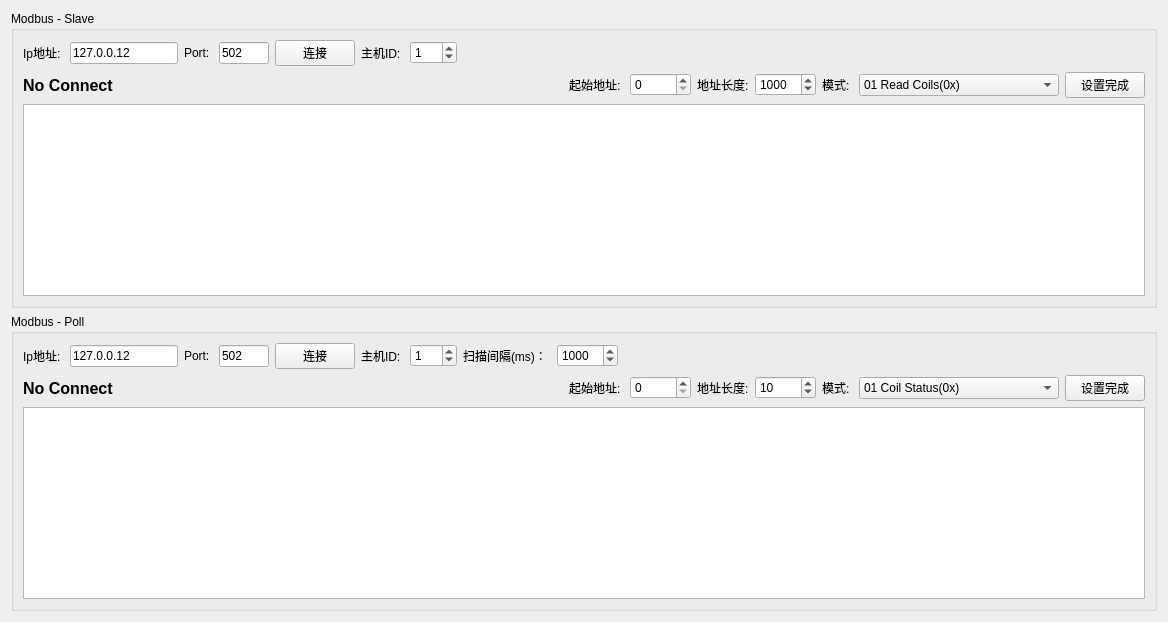
     <widget class="QWidget" name="tab_4">
      <attribute name="title">
       <string>Modbus TCP</string>
      </attribute>
      <layout class="QGridLayout" name="gridLayout_8">
       <item row="0" column="0">
        <widget class="QGroupBox" name="groupBox_5">
         <property name="title">
          <string>Modbus - Slave</string>
         </property>
         <layout class="QVBoxLayout" name="verticalLayout_9">
          <item>
           <widget class="QWidget" name="widget_16" native="true">
            <property name="sizePolicy">
             <sizepolicy hsizetype="Preferred" vsizetype="Maximum">
              <horstretch>0</horstretch>
              <verstretch>0</verstretch>
             </sizepolicy>
            </property>
            <layout class="QHBoxLayout" name="horizontalLayout_15">
             <property name="leftMargin">
              <number>0</number>
             </property>
             <property name="topMargin">
              <number>0</number>
             </property>
             <property name="rightMargin">
              <number>0</number>
             </property>
             <property name="bottomMargin">
              <number>0</number>
             </property>
             <item>
              <widget class="QLabel" name="label_27">
               <property name="text">
                <string>Ip地址: </string>
               </property>
              </widget>
             </item>
             <item>
              <widget class="QLineEdit" name="lineEdit_mstcp_ip">
               <property name="sizePolicy">
                <sizepolicy hsizetype="Maximum" vsizetype="Fixed">
                 <horstretch>0</horstretch>
                 <verstretch>0</verstretch>
                </sizepolicy>
               </property>
               <property name="inputMask">
                <string/>
               </property>
               <property name="text">
                <string>127.0.0.12</string>
               </property>
               <property name="maxLength">
                <number>32767</number>
               </property>
              </widget>
             </item>
             <item>
              <widget class="QLabel" name="label_28">
               <property name="text">
                <string>Port: </string>
               </property>
              </widget>
             </item>
             <item>
              <widget class="QLineEdit" name="lineEdit_mstcp_port">
               <property name="maximumSize">
                <size>
                 <width>50</width>
                 <height>16777215</height>
                </size>
               </property>
               <property name="inputMask">
                <string/>
               </property>
               <property name="text">
                <string>502</string>
               </property>
              </widget>
             </item>
             <item>
              <widget class="QPushButton" name="pushButton_mstcp_ok">
               <property name="text">
                <string>连接</string>
               </property>
              </widget>
             </item>
             <item>
              <widget class="QLabel" name="label_34">
               <property name="text">
                <string>主机ID: </string>
               </property>
              </widget>
             </item>
             <item>
              <widget class="QSpinBox" name="spinBox_mstcp_id">
               <property name="minimum">
                <number>0</number>
               </property>
               <property name="maximum">
                <number>255</number>
               </property>
               <property name="value">
                <number>1</number>
               </property>
              </widget>
             </item>
             <item>
              <spacer name="horizontalSpacer_5">
               <property name="orientation">
                <enum>Qt::Horizontal</enum>
               </property>
               <property name="sizeHint" stdset="0">
                <size>
                 <width>40</width>
                 <height>20</height>
                </size>
               </property>
              </spacer>
             </item>
            </layout>
           </widget>
          </item>
          <item>
           <widget class="QWidget" name="widget_18" native="true">
            <layout class="QHBoxLayout" name="horizontalLayout_7">
             <property name="leftMargin">
              <number>0</number>
             </property>
             <property name="topMargin">
              <number>0</number>
             </property>
             <property name="rightMargin">
              <number>0</number>
             </property>
             <property name="bottomMargin">
              <number>0</number>
             </property>
             <item>
              <widget class="QLabel" name="label_mstcp_msg">
               <property name="minimumSize">
                <size>
                 <width>500</width>
                 <height>20</height>
                </size>
               </property>
               <property name="font">
                <font>
                 <family>Arial</family>
                 <pointsize>12</pointsize>
                 <weight>75</weight>
                 <bold>true</bold>
                </font>
               </property>
               <property name="text">
                <string>No Connect</string>
               </property>
              </widget>
             </item>
             <item>
              <spacer name="horizontalSpacer_7">
               <property name="orientation">
                <enum>Qt::Horizontal</enum>
               </property>
               <property name="sizeHint" stdset="0">
                <size>
                 <width>40</width>
                 <height>20</height>
                </size>
               </property>
              </spacer>
             </item>
             <item>
              <widget class="QLabel" name="label_7">
               <property name="text">
                <string>起始地址: </string>
               </property>
              </widget>
             </item>
             <item>
              <widget class="QSpinBox" name="spinBox_mstcp_start">
               <property name="minimum">
                <number>0</number>
               </property>
               <property name="maximum">
                <number>20000</number>
               </property>
               <property name="singleStep">
                <number>1</number>
               </property>
               <property name="value">
                <number>0</number>
               </property>
              </widget>
             </item>
             <item>
              <widget class="QLabel" name="label_32">
               <property name="text">
                <string>地址长度:</string>
               </property>
              </widget>
             </item>
             <item>
              <widget class="QSpinBox" name="spinBox_mstcp_len">
               <property name="minimum">
                <number>0</number>
               </property>
               <property name="maximum">
                <number>20000</number>
               </property>
               <property name="singleStep">
                <number>1</number>
               </property>
               <property name="value">
                <number>1000</number>
               </property>
              </widget>
             </item>
             <item>
              <widget class="QLabel" name="label_16">
               <property name="text">
                <string>模式: </string>
               </property>
              </widget>
             </item>
             <item>
              <widget class="QComboBox" name="comboBox_mstcp">
               <property name="minimumSize">
                <size>
                 <width>200</width>
                 <height>0</height>
                </size>
               </property>
               <property name="currentIndex">
                <number>0</number>
               </property>
               <item>
                <property name="text">
                 <string>01 Read Coils(0x)</string>
                </property>
               </item>
               <item>
                <property name="text">
                 <string>02 Read Discrete Inputs(1x)</string>
                </property>
               </item>
               <item>
                <property name="text">
                 <string>03 Read Holding Registers(4x)</string>
                </property>
               </item>
               <item>
                <property name="text">
                 <string>04 Read Input Registers(3x)</string>
                </property>
               </item>
              </widget>
             </item>
             <item>
              <widget class="QPushButton" name="pushButton_mstcp_set">
               <property name="text">
                <string>设置完成</string>
               </property>
              </widget>
             </item>
            </layout>
           </widget>
          </item>
          <item>
           <widget class="QTableWidget" name="tableWidget_mstcp">
            <property name="editTriggers">
             <set>QAbstractItemView::DoubleClicked</set>
            </property>
            <property name="selectionMode">
             <enum>QAbstractItemView::SingleSelection</enum>
            </property>
            <property name="columnCount">
             <number>0</number>
            </property>
            <attribute name="horizontalHeaderDefaultSectionSize">
             <number>94</number>
            </attribute>
            <attribute name="verticalHeaderMinimumSectionSize">
             <number>10</number>
            </attribute>
           </widget>
          </item>
         </layout>
        </widget>
       </item>
       <item row="1" column="0">
        <widget class="QGroupBox" name="groupBox_6">
         <property name="title">
          <string>Modbus - Poll</string>
         </property>
         <layout class="QVBoxLayout" name="verticalLayout_10">
          <item>
           <widget class="QWidget" name="widget_17" native="true">
            <property name="sizePolicy">
             <sizepolicy hsizetype="Preferred" vsizetype="Maximum">
              <horstretch>0</horstretch>
              <verstretch>0</verstretch>
             </sizepolicy>
            </property>
            <layout class="QHBoxLayout" name="horizontalLayout_16">
             <property name="leftMargin">
              <number>0</number>
             </property>
             <property name="topMargin">
              <number>0</number>
             </property>
             <property name="rightMargin">
              <number>0</number>
             </property>
             <property name="bottomMargin">
              <number>0</number>
             </property>
             <item>
              <widget class="QLabel" name="label_29">
               <property name="text">
                <string>Ip地址: </string>
               </property>
              </widget>
             </item>
             <item>
              <widget class="QLineEdit" name="lineEdit_mptcp_ip">
               <property name="sizePolicy">
                <sizepolicy hsizetype="Maximum" vsizetype="Fixed">
                 <horstretch>0</horstretch>
                 <verstretch>0</verstretch>
                </sizepolicy>
               </property>
               <property name="inputMask">
                <string/>
               </property>
               <property name="text">
                <string>127.0.0.12</string>
               </property>
               <property name="maxLength">
                <number>32767</number>
               </property>
              </widget>
             </item>
             <item>
              <widget class="QLabel" name="label_30">
               <property name="text">
                <string>Port: </string>
               </property>
              </widget>
             </item>
             <item>
              <widget class="QLineEdit" name="lineEdit_mptcp_port">
               <property name="maximumSize">
                <size>
                 <width>50</width>
                 <height>16777215</height>
                </size>
               </property>
               <property name="inputMask">
                <string/>
               </property>
               <property name="text">
                <string>502</string>
               </property>
              </widget>
             </item>
             <item>
              <widget class="QPushButton" name="pushButton_mptcp_ok">
               <property name="text">
                <string>连接</string>
               </property>
              </widget>
             </item>
             <item>
              <widget class="QLabel" name="label_35">
               <property name="text">
                <string>主机ID: </string>
               </property>
              </widget>
             </item>
             <item>
              <widget class="QSpinBox" name="spinBox_mptcp_id">
               <property name="minimum">
                <number>0</number>
               </property>
               <property name="maximum">
                <number>255</number>
               </property>
               <property name="value">
                <number>1</number>
               </property>
              </widget>
             </item>
             <item>
              <widget class="QLabel" name="label_31">
               <property name="text">
                <string>扫描间隔(ms)： </string>
               </property>
              </widget>
             </item>
             <item>
              <widget class="QSpinBox" name="spinBox_mptcp">
               <property name="suffix">
                <string/>
               </property>
               <property name="prefix">
                <string/>
               </property>
               <property name="minimum">
                <number>100</number>
               </property>
               <property name="maximum">
                <number>65535</number>
               </property>
               <property name="value">
                <number>1000</number>
               </property>
              </widget>
             </item>
             <item>
              <spacer name="horizontalSpacer_6">
               <property name="orientation">
                <enum>Qt::Horizontal</enum>
               </property>
               <property name="sizeHint" stdset="0">
                <size>
                 <width>40</width>
                 <height>20</height>
                </size>
               </property>
              </spacer>
             </item>
            </layout>
           </widget>
          </item>
          <item>
           <widget class="QWidget" name="widget_19" native="true">
            <layout class="QHBoxLayout" name="horizontalLayout_8">
             <property name="leftMargin">
              <number>0</number>
             </property>
             <property name="topMargin">
              <number>0</number>
             </property>
             <property name="rightMargin">
              <number>0</number>
             </property>
             <property name="bottomMargin">
              <number>0</number>
             </property>
             <item>
              <widget class="QLabel" name="label_mptcp_msg">
               <property name="minimumSize">
                <size>
                 <width>500</width>
                 <height>20</height>
                </size>
               </property>
               <property name="font">
                <font>
                 <family>Arial</family>
                 <pointsize>12</pointsize>
                 <weight>75</weight>
                 <bold>true</bold>
                </font>
               </property>
               <property name="text">
                <string>No Connect</string>
               </property>
              </widget>
             </item>
             <item>
              <spacer name="horizontalSpacer_8">
               <property name="orientation">
                <enum>Qt::Horizontal</enum>
               </property>
               <property name="sizeHint" stdset="0">
                <size>
                 <width>40</width>
                 <height>20</height>
                </size>
               </property>
              </spacer>
             </item>
             <item>
              <widget class="QLabel" name="label_8">
               <property name="text">
                <string>起始地址: </string>
               </property>
              </widget>
             </item>
             <item>
              <widget class="QSpinBox" name="spinBox_mptcp_start">
               <property name="enabled">
                <bool>true</bool>
               </property>
               <property name="minimum">
                <number>0</number>
               </property>
               <property name="maximum">
                <number>65535</number>
               </property>
               <property name="value">
                <number>0</number>
               </property>
              </widget>
             </item>
             <item>
              <widget class="QLabel" name="label_33">
               <property name="text">
                <string>地址长度:</string>
               </property>
              </widget>
             </item>
             <item>
              <widget class="QSpinBox" name="spinBox_mptcp_len">
               <property name="minimum">
                <number>1</number>
               </property>
               <property name="maximum">
                <number>20000</number>
               </property>
               <property name="singleStep">
                <number>1</number>
               </property>
               <property name="value">
                <number>10</number>
               </property>
              </widget>
             </item>
             <item>
              <widget class="QLabel" name="label_12">
               <property name="text">
                <string>模式: </string>
               </property>
              </widget>
             </item>
             <item>
              <widget class="QComboBox" name="comboBox_mptcp">
               <property name="minimumSize">
                <size>
                 <width>200</width>
                 <height>0</height>
                </size>
               </property>
               <item>
                <property name="text">
                 <string>01 Coil Status(0x)</string>
                </property>
               </item>
               <item>
                <property name="text">
                 <string>02 Inputs Status(1x)</string>
                </property>
               </item>
               <item>
                <property name="text">
                 <string>03 Holding Register(4x)</string>
                </property>
               </item>
               <item>
                <property name="text">
                 <string>04 Input Registers(3x)</string>
                </property>
               </item>
              </widget>
             </item>
             <item>
              <widget class="QPushButton" name="pushButton_mptcp_set">
               <property name="text">
                <string>设置完成</string>
               </property>
              </widget>
             </item>
            </layout>
           </widget>
          </item>
          <item>
           <widget class="QTableWidget" name="tableWidget_mptcp">
            <property name="editTriggers">
             <set>QAbstractItemView::NoEditTriggers</set>
            </property>
            <property name="selectionMode">
             <enum>QAbstractItemView::SingleSelection</enum>
            </property>
            <attribute name="verticalHeaderMinimumSectionSize">
             <number>10</number>
            </attribute>
           </widget>
          </item>
         </layout>
        </widget>
       </item>
      </layout>
     </widget>
